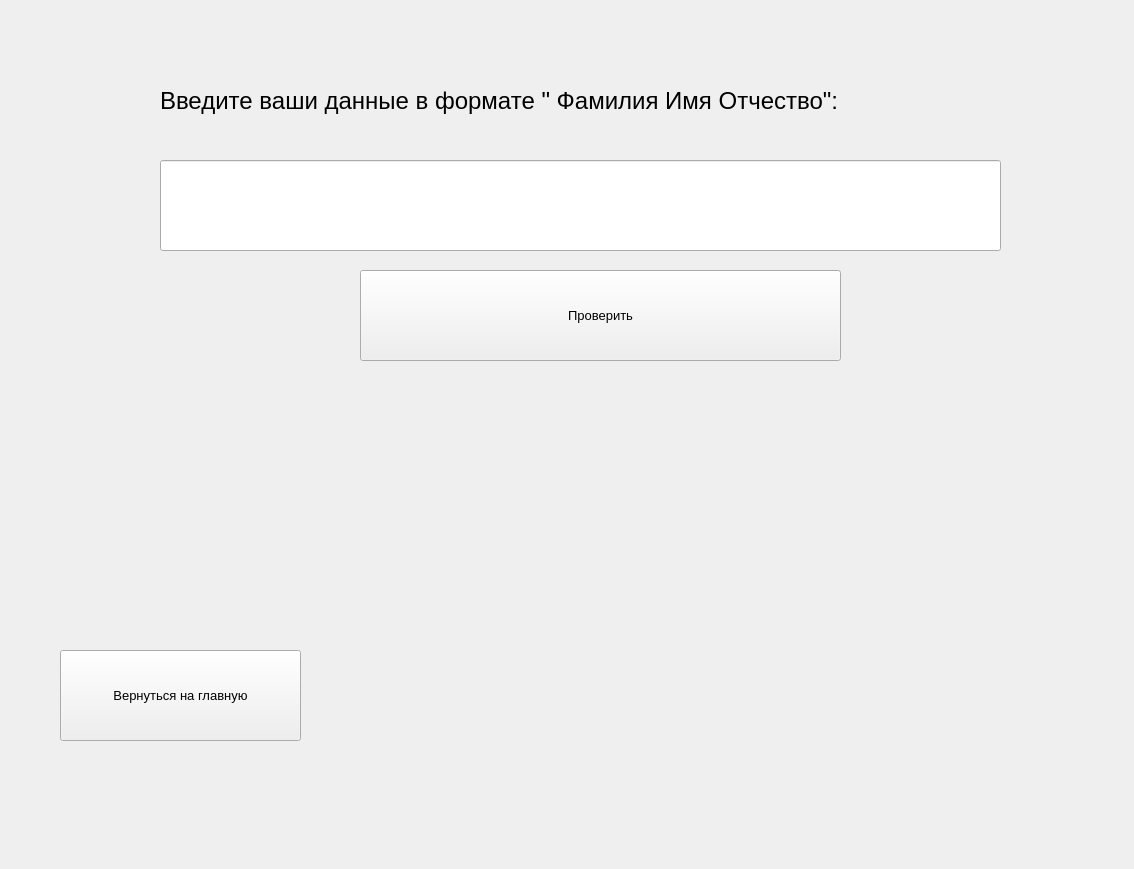
<?xml version="1.0" encoding="UTF-8"?>
<ui version="4.0">
 <class>ThirdForm</class>
 <widget class="QWidget" name="ThirdForm">
  <property name="geometry">
   <rect>
    <x>0</x>
    <y>0</y>
    <width>1134</width>
    <height>869</height>
   </rect>
  </property>
  <property name="windowTitle">
   <string>Взять книгу</string>
  </property>
  <widget class="QLineEdit" name="fio">
   <property name="geometry">
    <rect>
     <x>160</x>
     <y>160</y>
     <width>841</width>
     <height>91</height>
    </rect>
   </property>
   <property name="font">
    <font>
     <pointsize>18</pointsize>
    </font>
   </property>
  </widget>
  <widget class="QLabel" name="label">
   <property name="geometry">
    <rect>
     <x>160</x>
     <y>30</y>
     <width>881</width>
     <height>141</height>
    </rect>
   </property>
   <property name="font">
    <font>
     <pointsize>18</pointsize>
    </font>
   </property>
   <property name="text">
    <string>Введите ваши данные в формате &quot; Фамилия Имя Отчество&quot;:</string>
   </property>
  </widget>
  <widget class="QLabel" name="label_2">
   <property name="geometry">
    <rect>
     <x>394</x>
     <y>300</y>
     <width>121</width>
     <height>21</height>
    </rect>
   </property>
   <property name="text">
    <string/>
   </property>
  </widget>
  <widget class="QPushButton" name="abs">
   <property name="geometry">
    <rect>
     <x>360</x>
     <y>270</y>
     <width>481</width>
     <height>91</height>
    </rect>
   </property>
   <property name="font">
    <font>
     <pointsize>10</pointsize>
    </font>
   </property>
   <property name="text">
    <string>Проверить</string>
   </property>
  </widget>
  <widget class="QLabel" name="resultat">
   <property name="geometry">
    <rect>
     <x>240</x>
     <y>380</y>
     <width>821</width>
     <height>61</height>
    </rect>
   </property>
   <property name="font">
    <font>
     <pointsize>14</pointsize>
    </font>
   </property>
   <property name="toolTip">
    <string>&lt;html&gt;&lt;head/&gt;&lt;body&gt;&lt;p align=&quot;center&quot;&gt;&lt;br/&gt;&lt;/p&gt;&lt;/body&gt;&lt;/html&gt;</string>
   </property>
   <property name="text">
    <string/>
   </property>
  </widget>
  <widget class="QPushButton" name="back_thirdform">
   <property name="geometry">
    <rect>
     <x>60</x>
     <y>650</y>
     <width>241</width>
     <height>91</height>
    </rect>
   </property>
   <property name="font">
    <font>
     <pointsize>10</pointsize>
    </font>
   </property>
   <property name="text">
    <string>Вернуться на главную</string>
   </property>
  </widget>
 </widget>
 <resources/>
 <connections/>
</ui>
